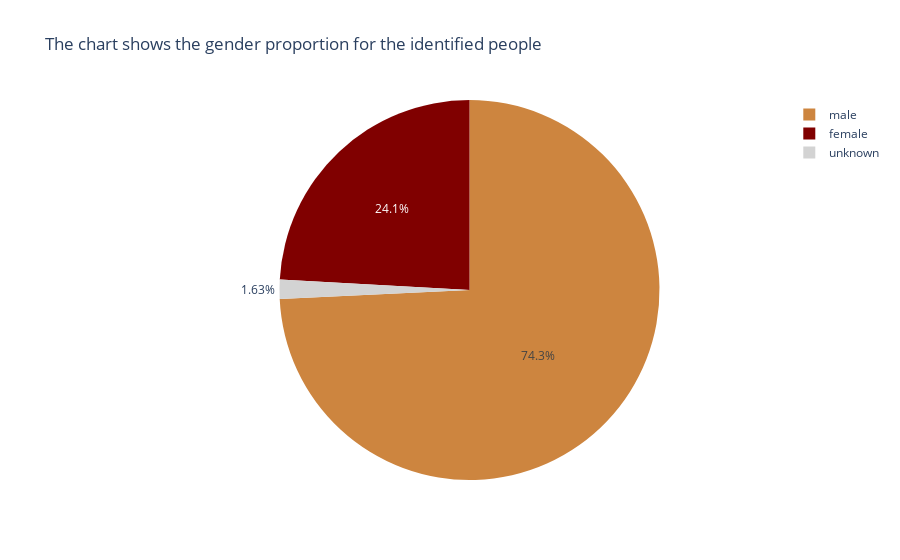

The cell this chart's notebook holds for it:
### Code cell
fig = px.pie(gender_stats.reset_index(), values='Anzahl', names='gender', 
             color_discrete_sequence=["peru", "maroon", "lightgray"],
            title="The chart shows the gender proportion for the identified people")
fig.write_image("../figures/gender_proportions/authors.png",  scale=2)
fig.show()

### Figure 1 — Plotly figure (JSON) as saved in the notebook; plotly's stock layout.template omitted (floating-point values rounded to 4 significant figures)
{"data": [{"domain": {"x": [0, 1], "y": [0, 1]}, "hovertemplate": "gender=%{label}<br>Anzahl=%{value}<extra></extra>", "labels": ["female", "male", "unknown"], "legendgroup": "", "name": "", "showlegend": true, "type": "pie", "values": [445, 1370, 30]}], "layout": {"legend": {"tracegroupgap": 0}, "piecolorway": ["peru", "maroon", "lightgray"], "title": {"text": "The chart shows the gender proportion for the identified people"}}}
